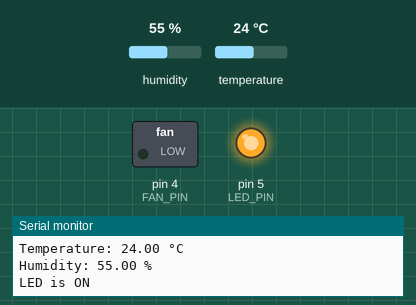
Bench run of a sketch on a simulated Arduino Uno, built with avr-gcc and run on an emulated ATmega328P. Parts: switched loads named in the sketch (green lamp = pin HIGH), output pins drawn as LEDs (lit = HIGH), the last lines printed to the serial monitor. Inputs (shaded band) come from the test bench; at power-on: temperature 24 °C, humidity 55 %.

Above: at 2.8 s.
2.9 s: temperature set to 25.8 °C
At 4.4 s:
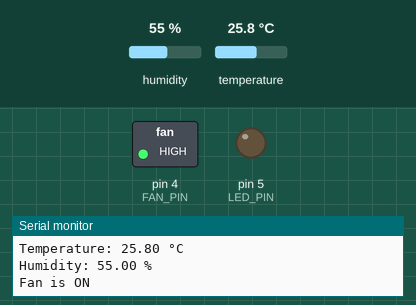
5.6 s: temperature set to 12 °C
At 7.4 s:
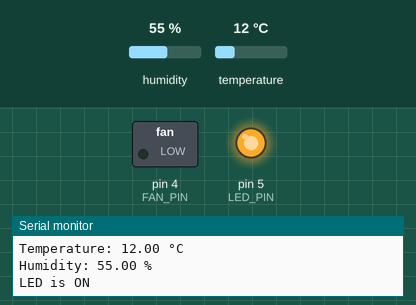
8.3 s: temperature set to 28 °C
At 11.0 s:
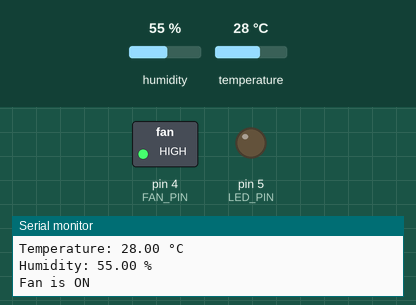
Timing chart, 0 to 12.5 s (numbered marks = the images above; inputs shaded):
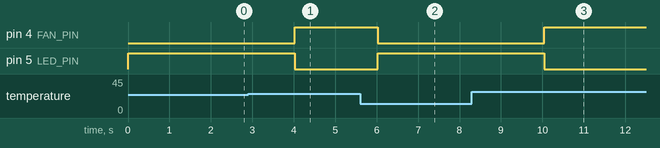

The sketch:

hot_cold_test.ino
```cpp
#include "DHT.h"

#define DHTPIN 7
#define FAN_PIN 4
#define LED_PIN 5
#define DHTTYPE DHT22

DHT dht(DHTPIN, DHTTYPE);

void setup()
{
  pinMode(FAN_PIN, OUTPUT);
  pinMode(LED_PIN, OUTPUT);
  Serial.begin(9600);
  dht.begin();
}

void loop()
{
  float h = dht.readHumidity();
  float t = dht.readTemperature();

  if (isnan(h) || isnan(t))
  {
    Serial.println("Failed to read from DHT sensor!");
    return;
  }

  Serial.print("Temperature: ");
  Serial.print(t);
  Serial.println(" °C");
  Serial.print("Humidity: ");
  Serial.print(h);
  Serial.println(" %");

  // t is the ideal temperature
  if (t > 25)
  {
    digitalWrite(FAN_PIN, HIGH); // turn the fan on
    digitalWrite(LED_PIN, LOW);  // turn the LED off
    Serial.println("Fan is ON");
  }
  else
  {
    digitalWrite(FAN_PIN, LOW);  // turn the fan off
    digitalWrite(LED_PIN, HIGH); // turn the LED on
    Serial.println("LED is ON");
  }

  delay(1000);
}
```

Measured:
- the behaviour switches between 25 and 25.1 °C on temperature (found by bisection; images 0 and 1)
- after the input at 2.9 s, pin 4 (FAN_PIN): LOW → HIGH after 1.1 s; pin 5 (LED_PIN): HIGH → LOW after 1.1 s
- after the input at 5.6 s, pin 4 (FAN_PIN): HIGH → LOW after 0.43 s; pin 5 (LED_PIN): LOW → HIGH after 0.43 s
- after the input at 8.3 s, pin 4 (FAN_PIN): LOW → HIGH after 1.7 s; pin 5 (LED_PIN): HIGH → LOW after 1.7 s
